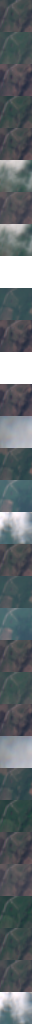
#> input picture collect-data/tci.png, 32 x 1024 px, given in place of test.png, which was not available
$ jupyter execute --allow-errors data-downloading.ipynb   (older library calls are emulated)
#> lines starting #> are read from the running program, lines starting #| are printed output that depends on the picture; pictures that were not available may be replaced by others from this repository, and a replacement may not be noted
[cell 1]
import stackstac
import pystac_client

lon1, lat1 = 4.375515, 52.003655
lon2, lat2 = 4.377632, 52.003704
lon3, lat3 = 4.375718, 52.001734
lon4, lat4 = 4.377835, 52.001783


URL = "https://earth-search.aws.element84.com/v1"
#> (the rest of this cell did not finish here and is left out)

#> (a cell that did not finish here is left out)

#> (a cell that did not finish here is left out)

#> (a cell that did not finish here is left out)

#> (a cell that did not finish here is left out)

#> (a cell that did not finish here is left out)

[cell 7]
import pyproj
#> (the rest of this cell did not finish here and is left out)

#> (a cell that did not finish here is left out)

#> (a cell that did not finish here is left out)

[cell 10]
import dask.diagnostics
#> (the rest of this cell did not finish here and is left out)

[cell 11]
# save only yhe fi
import matplotlib.pyplot as plt
#> (the rest of this cell did not finish here and is left out)

[cell 12]
# load the image
from PIL import Image
img = Image.open('test.png')
#> img is the input picture: PIL image 32x1024 RGB; mean R, G, B 95.4, 103, 107

[cell 13]
img

[cell 14]
# resize it to 33x32
img = img.resize((32, 33), Image.ANTIALIAS)
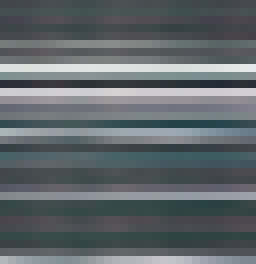
#> img: PIL image 32x33 RGB (shown 8 times larger); mean R, G, B 95.6, 103.2, 107.2
# remove the first row
img = img.crop((0, 1, 32, 33))
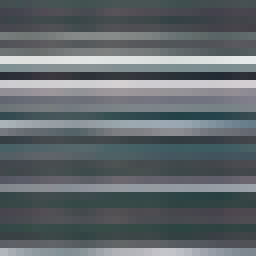
#> img: PIL image 32x32 RGB (shown 8 times larger); mean R, G, B 96.5, 104.1, 108.1
img

[cell 15]
img.size
#> Out = (32, 32)

[cell 16]
# convert to numpy array
import numpy as np
img_array = np.array(img)
img_array.shape
# remove the alpha channel
img_array = img_array[:, :, :3]

# save the image as png
import imageio
imageio.imwrite('example3.png', img_array)

[cell 17]
# mean of each channel
mean = img_array.mean(axis=(0, 1))
#> mean = [96.46, 104.1, 108.1]
mean
#> Out = [96.46, 104.1, 108.1]

[cell 18]
# load the testtest image
img = Image.open('testtest.png')
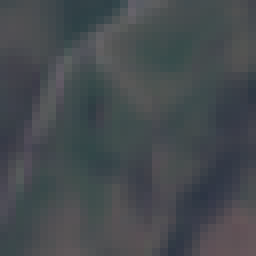
#> input picture collect-data/testtest.png, 32 x 32 px (shown 8 times larger)
#> img is the input picture: PIL image 32x32 RGB; mean R, G, B 69.7, 74.9, 78.8


# convert to numpy array
img_array = np.array(img)

[cell 19]
img_array.mean(axis=(0, 1))
#> Out = [69.73, 74.91, 78.77]
